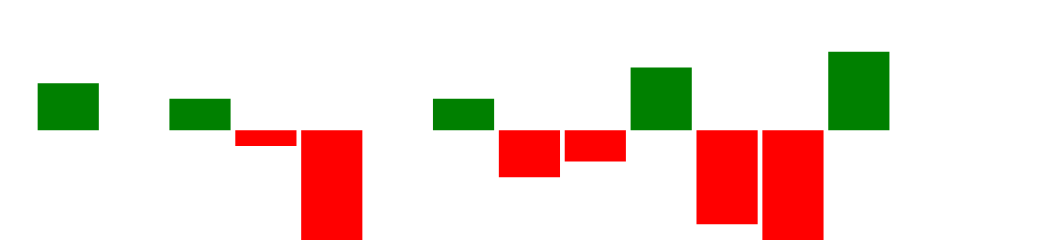

The Vega-Lite source for this figure:
### Vega specification from a JSON file in a GitHub repository (floating-point values rounded to 4 significant figures)
{"$schema": "https://vega.github.io/schema/vega/v5.json", "width": 225, "height": 40, "padding": 0, "data": [{"name": "table", "values": [{"game": "g1", "diff": 3}, {"game": "g2", "diff": 0}, {"game": "g3", "diff": 2}, {"game": "g4", "diff": -1}, {"game": "g5", "diff": -7}, {"game": "g6", "diff": 0}, {"game": "g7", "diff": 2}, {"game": "g8", "diff": -3}, {"game": "g9", "diff": -2}, {"game": "g10", "diff": 4}, {"game": "g11", "diff": -6}, {"game": "g12", "diff": -7}, {"game": "g13", "diff": 5}, {"game": "g14", "diff": 0}, {"game": "g15", "diff": 0}]}], "signals": [{"name": "tooltip", "value": {}, "on": [{"events": "rect:mouseover", "update": "datum"}, {"events": "rect:mouseout", "update": "{}"}]}], "scales": [{"name": "xscale", "type": "band", "domain": {"data": "table", "field": "game"}, "range": "width", "padding": 0.05, "round": true}, {"name": "yscale", "domain": {"data": "table", "field": "diff"}, "nice": true, "range": "height"}], "axes": [{"orient": "bottom", "scale": "xscale", "labels": false, "ticks": false}, {"orient": "right", "scale": "yscale", "labels": false, "ticks": false}], "marks": [{"type": "rect", "from": {"data": "table"}, "encode": {"enter": {"x": {"scale": "xscale", "field": "game"}, "width": {"scale": "xscale", "band": 1}, "y": {"scale": "yscale", "field": "diff"}, "y2": {"scale": "yscale", "value": 0}, "fill": [{"test": "datum.diff > 0", "value": "green"}, {"value": "red"}]}, "update": {"fill": [{"test": "datum.diff > 0", "value": "green"}, {"value": "red"}]}, "hover": {"fill": {"value": "black"}}}}, {"type": "text", "encode": {"enter": {"align": {"value": "center"}, "baseline": {"value": "bottom"}, "fill": {"value": "#333"}}, "update": {"x": {"scale": "xscale", "signal": "tooltip.game", "band": 0.5}, "y": {"scale": "yscale", "signal": "tooltip.diff", "offset": 0.05}, "text": {"signal": "tooltip.diff"}, "fillOpacity": [{"test": "datum === tooltip", "value": 0}, {"value": 1}]}}}], "config": {}}
